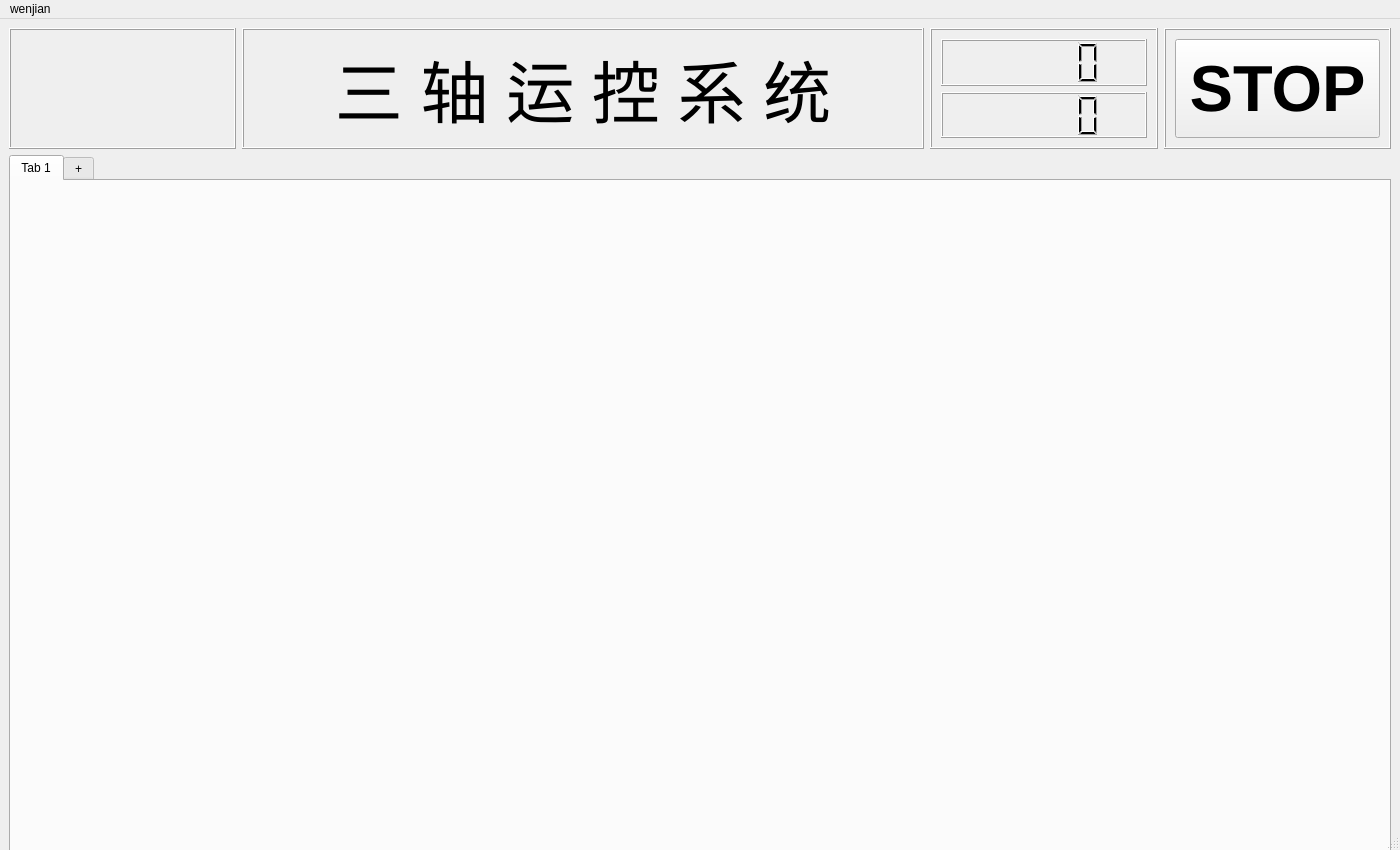
<?xml version="1.0" encoding="UTF-8"?>
<ui version="4.0">
 <class>MainWindow</class>
 <widget class="QMainWindow" name="MainWindow">
  <property name="geometry">
   <rect>
    <x>0</x>
    <y>0</y>
    <width>1400</width>
    <height>850</height>
   </rect>
  </property>
  <property name="sizePolicy">
   <sizepolicy hsizetype="Fixed" vsizetype="Fixed">
    <horstretch>0</horstretch>
    <verstretch>0</verstretch>
   </sizepolicy>
  </property>
  <property name="minimumSize">
   <size>
    <width>1400</width>
    <height>850</height>
   </size>
  </property>
  <property name="maximumSize">
   <size>
    <width>1400</width>
    <height>895</height>
   </size>
  </property>
  <property name="mouseTracking">
   <bool>true</bool>
  </property>
  <property name="windowTitle">
   <string>MainWindow</string>
  </property>
  <widget class="QWidget" name="centralwidget">
   <property name="sizePolicy">
    <sizepolicy hsizetype="Fixed" vsizetype="Fixed">
     <horstretch>0</horstretch>
     <verstretch>0</verstretch>
    </sizepolicy>
   </property>
   <property name="minimumSize">
    <size>
     <width>1400</width>
     <height>850</height>
    </size>
   </property>
   <property name="maximumSize">
    <size>
     <width>1400</width>
     <height>850</height>
    </size>
   </property>
   <layout class="QVBoxLayout" name="verticalLayout" stretch="1,6">
    <item>
     <layout class="QHBoxLayout" name="horizontalLayout" stretch="1,3,1,1">
      <item>
       <widget class="QFrame" name="imageFrame">
        <property name="frameShape">
         <enum>QFrame::Box</enum>
        </property>
        <property name="frameShadow">
         <enum>QFrame::Raised</enum>
        </property>
        <layout class="QHBoxLayout" name="horizontalLayout_4">
         <item>
          <widget class="QLabel" name="imageLabel">
           <property name="text">
            <string/>
           </property>
          </widget>
         </item>
        </layout>
       </widget>
      </item>
      <item>
       <widget class="QFrame" name="titleFrame">
        <property name="frameShape">
         <enum>QFrame::Box</enum>
        </property>
        <property name="frameShadow">
         <enum>QFrame::Raised</enum>
        </property>
        <layout class="QHBoxLayout" name="horizontalLayout_2">
         <item>
          <widget class="QLabel" name="titleLabel">
           <property name="font">
            <font>
             <family>楷体</family>
             <pointsize>51</pointsize>
            </font>
           </property>
           <property name="text">
            <string>三 轴 运 控 系 统</string>
           </property>
           <property name="alignment">
            <set>Qt::AlignCenter</set>
           </property>
          </widget>
         </item>
        </layout>
       </widget>
      </item>
      <item>
       <layout class="QVBoxLayout" name="verticalLayout_2">
        <item>
         <widget class="QFrame" name="timeFrame">
          <property name="frameShape">
           <enum>QFrame::Box</enum>
          </property>
          <property name="frameShadow">
           <enum>QFrame::Raised</enum>
          </property>
          <layout class="QVBoxLayout" name="verticalLayout_3">
           <item>
            <widget class="QLCDNumber" name="dataNumber"/>
           </item>
           <item>
            <widget class="QLCDNumber" name="timeNumber"/>
           </item>
          </layout>
         </widget>
        </item>
       </layout>
      </item>
      <item>
       <widget class="QFrame" name="stopFrame">
        <property name="frameShape">
         <enum>QFrame::Box</enum>
        </property>
        <property name="frameShadow">
         <enum>QFrame::Raised</enum>
        </property>
        <layout class="QHBoxLayout" name="horizontalLayout_3">
         <item>
          <widget class="QPushButton" name="killStopBtn">
           <property name="sizePolicy">
            <sizepolicy hsizetype="Expanding" vsizetype="Expanding">
             <horstretch>0</horstretch>
             <verstretch>0</verstretch>
            </sizepolicy>
           </property>
           <property name="font">
            <font>
             <pointsize>49</pointsize>
             <weight>75</weight>
             <bold>true</bold>
            </font>
           </property>
           <property name="text">
            <string>STOP</string>
           </property>
          </widget>
         </item>
        </layout>
       </widget>
      </item>
     </layout>
    </item>
    <item>
     <layout class="QHBoxLayout" name="horizontalLayout_5" stretch="0">
      <item>
       <widget class="QTabWidget" name="tabWidget">
        <property name="tabPosition">
         <enum>QTabWidget::North</enum>
        </property>
        <property name="currentIndex">
         <number>0</number>
        </property>
        <widget class="QWidget" name="tab">
         <attribute name="title">
          <string>Tab 1</string>
         </attribute>
        </widget>
        <widget class="QWidget" name="tab">
         <attribute name="title">
          <string>+</string>
         </attribute>
        </widget>
       </widget>
      </item>
     </layout>
    </item>
   </layout>
  </widget>
  <widget class="QMenuBar" name="menubar">
   <property name="geometry">
    <rect>
     <x>0</x>
     <y>0</y>
     <width>1400</width>
     <height>23</height>
    </rect>
   </property>
   <widget class="QMenu" name="menuwenjian">
    <property name="title">
     <string>wenjian </string>
    </property>
    <widget class="QMenu" name="menu123">
     <property name="title">
      <string>123</string>
     </property>
     <addaction name="action1234"/>
    </widget>
    <addaction name="separator"/>
    <addaction name="menu123"/>
   </widget>
   <addaction name="menuwenjian"/>
  </widget>
  <widget class="QStatusBar" name="statusbar"/>
  <action name="action1234">
   <property name="text">
    <string>1234</string>
   </property>
  </action>
 </widget>
 <tabstops>
  <tabstop>tabWidget</tabstop>
  <tabstop>killStopBtn</tabstop>
 </tabstops>
 <resources/>
 <connections/>
</ui>
